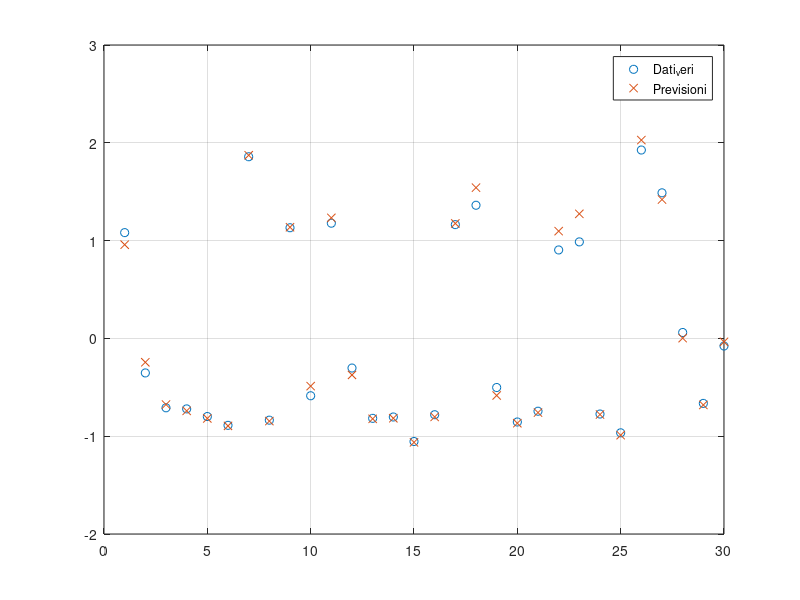
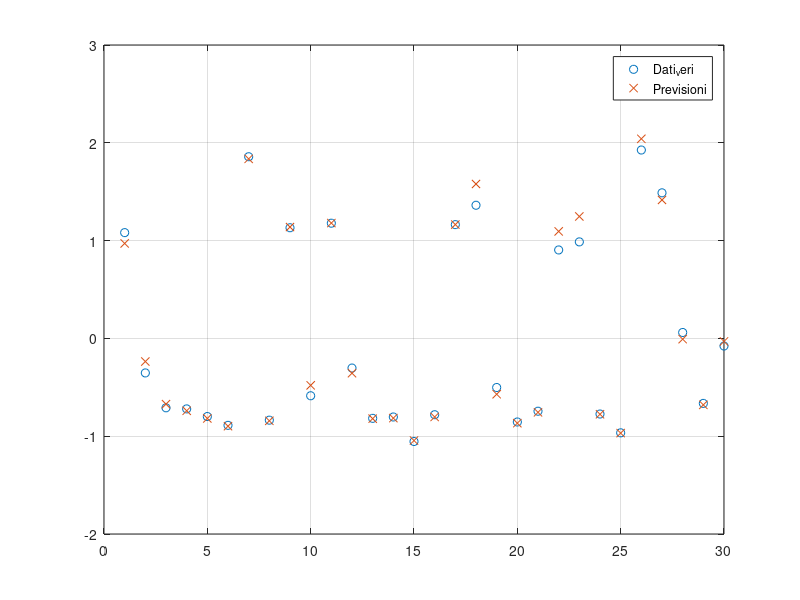
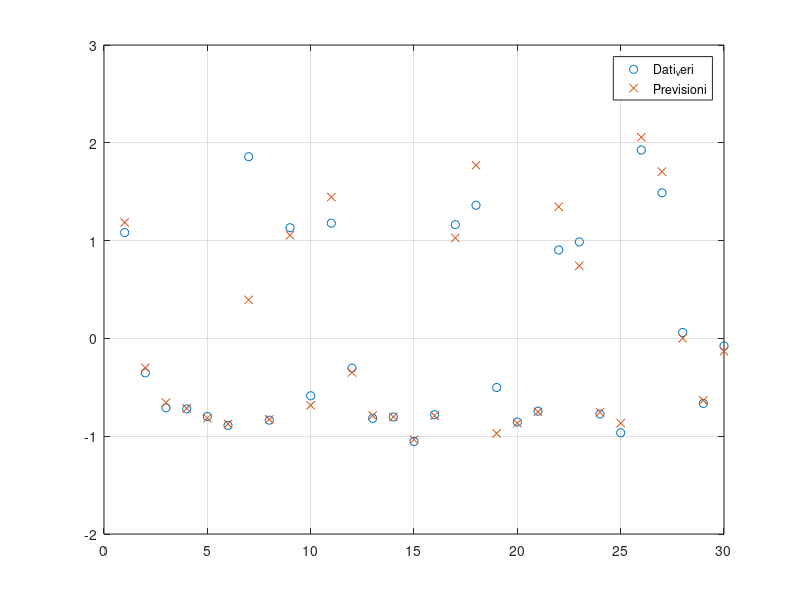
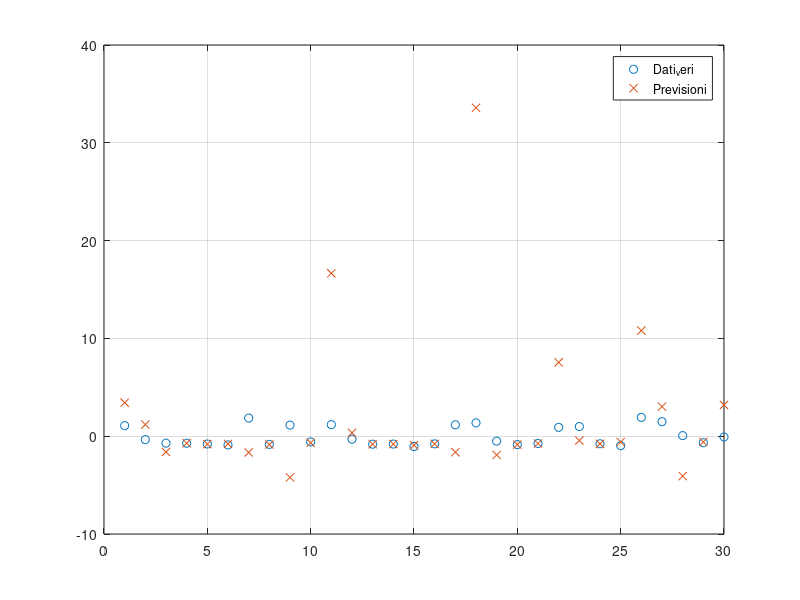

Source code (MATLAB) for these figures, in order:
clc 
clear
close all 

load outputIdentificazione.mat
load deviazione.mat
load media.mat
load inputIdentificazione.mat

load outputValidazione.mat
load inputValidazione.mat
%%
[row_identificazione, column_identificazione] = size(inputIdentificazione);
[row_validazione, column_validazione] = size(outputValidazione);

numeroSettimaneDellaPhi = row_identificazione;
numeroVariabili = 7; % ovvero 7 giorni

%% blocco da 1
gradoDesiderato = 2;
phi_blocchiDaUno_2grado = ones(numeroSettimaneDellaPhi, numeroVariabili * gradoDesiderato);
phi_linear = [ones(row_identificazione, 1), inputIdentificazione];

k = 1;
for i= 1 : gradoDesiderato % la i serve a fare le potenze
    for j= 1 : numeroVariabili % mi aiuta a tener conto delle posizioni
        vect = phi_linear(:, j+1); % il +1 esclude il primo vettore di soli uni
        phi_blocchiDaUno_2grado(:, k) = vect.^i;
        k = k + 1;
    end
end

%% blocco da 2 pari

phi_bloccoDaDuePrimo_2grado = ones(numeroSettimaneDellaPhi,1); % giusto per ricordarmi che sono tot settimane
vect = 0;
k = 1;
for i= 1 : numeroVariabili
    for j= i+1 : numeroVariabili
        for z= 2: gradoDesiderato 
            if(mod(z, 2) == 0)
                vect = (phi_linear(:, i+1).^(z/2)).* phi_linear(:, j+1).^(z/2); 
                phi_bloccoDaDuePrimo_2grado(:, k) = vect;
                k = k+1;
            end
        end
    end
end

%% blocco da 1 
gradoDesiderato = 3;

phi_blocchiDaUno_3grado = ones(numeroSettimaneDellaPhi, numeroVariabili * gradoDesiderato);

numeroVariabili = 7; % ovvero 7 variabili

k = 1;
for i= 1 : gradoDesiderato % la i serve a fare le potenze
    for j= 1 : numeroVariabili % mi aiuta a tener conto delle posizioni
        vect = phi_linear(:, j+1); % il +1 esclude il primo vettore di soli uni
        phi_blocchiDaUno_3grado(:, k) = vect.^i;
        k = k + 1;
    end
end

%% blocco da 2 pari

phi_bloccoDaDuePrimo_3grado = ones(numeroSettimaneDellaPhi,1); % giusto per ricordarmi che sono tot settimane
vect = 0;
k = 1;
for i= 1 : numeroVariabili
    for j= i+1 : numeroVariabili
        for z= 2: gradoDesiderato 
            if(mod(z, 2) == 0)
                vect = (phi_linear(:, i+1).^(z/2)).* phi_linear(:, j+1).^(z/2); 
                phi_bloccoDaDuePrimo_3grado(:, k) = vect;
                k = k+1;
            end
        end
    end
end

%% blocco da 2 dispari

phi_bloccoDaDueSecondo_3grado = ones(numeroSettimaneDellaPhi, 1);
c = 1;
for a= 1 : numeroVariabili
    for b= 1 : numeroVariabili
        if(a ~= b)
           for k= 1 : gradoDesiderato % da controllare con un if
                for j= k+1 : gradoDesiderato
                    %disp(j)
                    if(k+j <= gradoDesiderato)
                        vect = (phi_linear(:, a).^j).* phi_linear(:, b).^ k;
                        phi_bloccoDaDueSecondo_3grado(:, c) = vect;
                        c = c + 1;
                    end
                end
           end
        end
    end
end

phi_bloccoDaDue_3grado = [phi_bloccoDaDuePrimo_3grado, phi_bloccoDaDueSecondo_3grado];

%% blocco da 3

phi_bloccoDaTrePrimo_3grado = ones(numeroSettimaneDellaPhi,1); % giusto per ricordarmi che sono tot settimane
vect = 0;
k = 1;
for a= 1 : numeroVariabili
    for b= a+1 : numeroVariabili
        for c= b+1 : numeroVariabili
           
            for z= 3: gradoDesiderato 
                if(mod(z, 3) == 0)
                    vect = (phi_linear(:, a+1).^(z/3)).* (phi_linear(:, b+1).^(z/3)).* phi_linear(:, c+1).^(z/3); 
                    phi_bloccoDaTrePrimo_3grado(:, k) = vect;
                    k = k+1;
                end
            end
            
        end
    end
end

%% blocco da 1 validazione
gradoDesiderato = 2;
phi_blocchiDaUno_2grado_val = ones(row_validazione, numeroVariabili * gradoDesiderato);

numeroVariabili = 7; % ovvero 7 variabili
phi_linear = [ones(row_validazione, 1), inputValidazione];

k = 1;
for i= 1 : gradoDesiderato % la i serve a fare le potenze
    for j= 1 : numeroVariabili % mi aiuta a tener conto delle posizioni
        vect = phi_linear(:, j+1); % il +1 esclude il primo vettore di soli uni
        phi_blocchiDaUno_2grado_val(:, k) = vect.^i;
        k = k + 1;
    end
end

%% blocco da 2 pari validazione

phi_bloccoDaDuePrimo_2grado_val = ones(row_validazione,1); % giusto per ricordarmi che sono tot settimane
vect = 0;
k = 1;
for i= 1 : numeroVariabili
    for j= i+1 : numeroVariabili
        for z= 2: gradoDesiderato 
            if(mod(z, 2) == 0)
                vect = (phi_linear(:, i+1).^(z/2)).* phi_linear(:, j+1).^(z/2); 
                phi_bloccoDaDuePrimo_2grado_val(:, k) = vect;
                k = k+1;
            end
        end
    end
end

%% blocco da 1 validazione
gradoDesiderato = 3;

numeroVariabili = 7; % ovvero 7 variabili
phi_linear = [ones(row_validazione, 1), inputValidazione];
phi_blocchiDaUno_3grado_val = ones(row_validazione, numeroVariabili * gradoDesiderato);

k = 1;
for i= 1 : gradoDesiderato % la i serve a fare le potenze
    for j= 1 : numeroVariabili % mi aiuta a tener conto delle posizioni
        vect = phi_linear(:, j+1); % il +1 esclude il primo vettore di soli uni
        phi_blocchiDaUno_3grado_val(:, k) = vect.^i;
        k = k + 1;
    end
end

%% blocco da 2 pari validazione

phi_bloccoDaDuePrimo_3grado_val = ones(row_validazione,1); % giusto per ricordarmi che sono tot settimane
vect = 0;
k = 1;
for i= 1 : numeroVariabili
    for j= i+1 : numeroVariabili
        for z= 2: gradoDesiderato 
            if(mod(z, 2) == 0)
                vect = (phi_linear(:, i+1).^(z/2)).* phi_linear(:, j+1).^(z/2); 
                phi_bloccoDaDuePrimo_3grado_val(:, k) = vect;
                k = k+1;
            end
        end
    end
end

%% blocco da 2 dispari validazione

phi_bloccoDaDueSecondo_3grado_val = ones(row_validazione, 1);
c = 1;
for a= 1 : numeroVariabili
    for b= 1 : numeroVariabili
        if(a ~= b)
           for k= 1 : gradoDesiderato % da controllare con un if
                for j= k+1 : gradoDesiderato
                    %disp(j)
                    if(k+j <= gradoDesiderato)
                        vect = (phi_linear(:, a).^j).* phi_linear(:, b).^ k;
                        phi_bloccoDaDueSecondo_3grado_val(:, c) = vect;
                        c = c + 1;
                    end
                end
           end
        end
    end
end

phi_bloccoDaDue_3grado_val = [phi_bloccoDaDuePrimo_3grado_val, phi_bloccoDaDueSecondo_3grado_val];

%% blocco da 3 validazione

phi_bloccoDaTrePrimo_3grado_val = ones(row_validazione,1); % giusto per ricordarmi che sono tot settimane
vect = 0;
k = 1;
for a= 1 : numeroVariabili
    for b= a+1 : numeroVariabili
        for c= b+1 : numeroVariabili
           
            for z= 3: gradoDesiderato 
                if(mod(z, 3) == 0)
                    vect = (phi_linear(:, a+1).^(z/3)).* (phi_linear(:, b+1).^(z/3)).* phi_linear(:, c+1).^(z/3); 
                    phi_bloccoDaTrePrimo_3grado_val(:, k) = vect;
                    k = k+1;
                end
            end
            
        end
    end
end


%%

X_vect_val = 1:row_validazione;

phi_validazione_ar = inputValidazione;
phi_validazione_1 = [ones(row_validazione, 1), inputValidazione];
phi_validazione_2 = [ones(row_validazione, 1), phi_blocchiDaUno_2grado_val, phi_bloccoDaDuePrimo_2grado_val];
phi_validazione_3 = [ones(row_validazione, 1), phi_blocchiDaUno_3grado_val, phi_bloccoDaDue_3grado_val, phi_bloccoDaTrePrimo_3grado_val];

phi_linear_ar = inputIdentificazione;
phi_linear_1 = [ones(row_identificazione, 1), inputIdentificazione];
phi_linear_2 = [ones(row_identificazione, 1), phi_blocchiDaUno_2grado, phi_bloccoDaDuePrimo_2grado];
phi_linear_3 = [ones(row_identificazione, 1), phi_blocchiDaUno_3grado, phi_bloccoDaDue_3grado, phi_bloccoDaTrePrimo_3grado];

[theta_ar, std_ar] = lscov(phi_linear_ar, outputIdentificazione);
[theta_1, std_1] = lscov(phi_linear_1, outputIdentificazione);
[theta_2, std_2] = lscov(phi_linear_2, outputIdentificazione);
[theta_3, std_3] = lscov(phi_linear_3, outputIdentificazione);


ordinataStimata_ar = phi_validazione_ar * theta_ar;
ordinataStimata_1 = phi_validazione_1 * theta_1;
ordinataStimata_2 = phi_validazione_2 * theta_2;
ordinataStimata_3 = phi_validazione_3 * theta_3;

figure(1)
title('Stima ar')
xlabel('Numero settimana')
ylabel('Valore gas')
plot(X_vect_val, outputValidazione, 'o');
hold on
grid on
plot(X_vect_val, ordinataStimata_ar, 'x');
legend('Dati_veri', 'Previsioni')

figure(2)
title('Stima primo grado')
xlabel('Numero settimana')
ylabel('Valore gas')
plot(X_vect_val, outputValidazione, 'o');
hold on
grid on
plot(X_vect_val, ordinataStimata_1, 'x');
legend('Dati_veri', 'Previsioni')

figure(3)
title('Stima secondo grado')
xlabel('Numero settimana')
ylabel('Valore gas')
plot(X_vect_val, outputValidazione, 'o');
hold on
grid on
plot(X_vect_val, ordinataStimata_2, 'x');
legend('Dati_veri', 'Previsioni')

figure(4)
title('Stima terzo grado')
xlabel('Numero settimana')
ylabel('Valore gas')
plot(X_vect_val, outputValidazione, 'o');
hold on
grid on
plot(X_vect_val, ordinataStimata_3, 'x');
legend('Dati_veri', 'Previsioni')

%% calcolo dei vari SSR ed MSE
